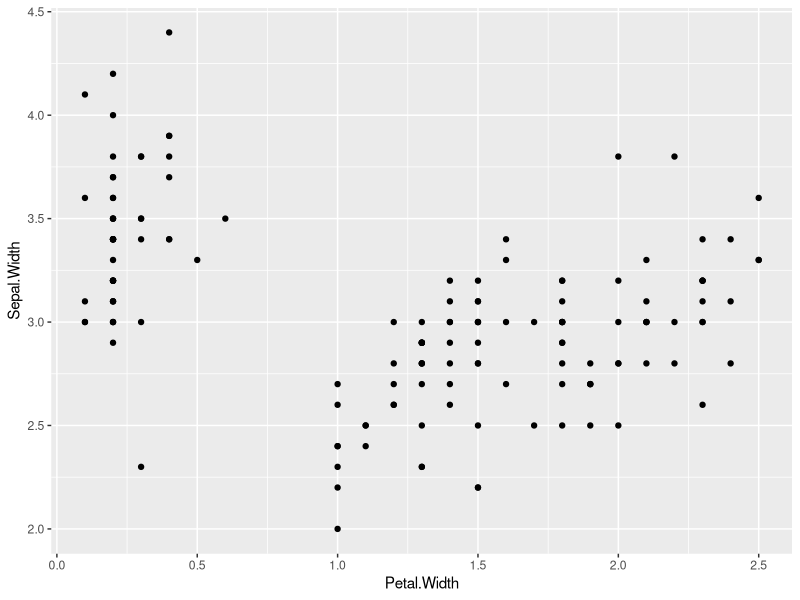

Here is the R script that generated this plot:
## Example of cross validation in R
library(caret)
qplot(Petal.Width, Sepal.Width, data=iris)
ctrl <- trainControl(method="cv", number=5)
k <- data.frame(k = 1:5)
train(Sepal.Width ~ Petal.Width, 
	  data      = iris, 
	  trControl = ctrl, 
	  tunegrid  = k,
	  method    = "knn")
